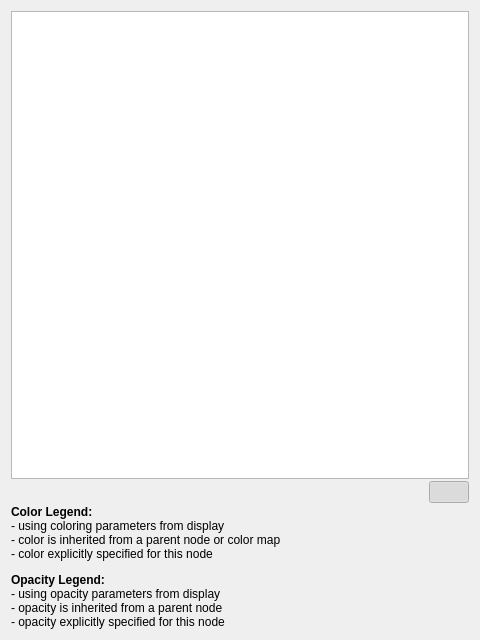
<?xml version="1.0" encoding="UTF-8"?>
<ui version="4.0">
 <class>MultiBlockInspectorWidget</class>
 <widget class="QWidget" name="MultiBlockInspectorWidget">
  <property name="geometry">
   <rect>
    <x>0</x>
    <y>0</y>
    <width>480</width>
    <height>640</height>
   </rect>
  </property>
  <property name="windowTitle">
   <string>Multi-block Inspector</string>
  </property>
  <layout class="QVBoxLayout" name="verticalLayout">
   <property name="spacing">
    <number>2</number>
   </property>
   <item>
    <widget class="pqTreeView" name="treeView">
     <property name="contextMenuPolicy">
      <enum>Qt::CustomContextMenu</enum>
     </property>
     <property name="selectionMode">
      <enum>QAbstractItemView::ExtendedSelection</enum>
     </property>
     <property name="uniformRowHeights">
      <bool>true</bool>
     </property>
     <property name="headerHidden">
      <bool>true</bool>
     </property>
     <property name="expandsOnDoubleClick">
      <bool>false</bool>
     </property>
    </widget>
   </item>
   <item>
    <layout class="QHBoxLayout" name="horizontalLayout">
     <item>
      <spacer name="horizontalSpacer">
       <property name="orientation">
        <enum>Qt::Horizontal</enum>
       </property>
       <property name="sizeHint" stdset="0">
        <size>
         <width>40</width>
         <height>20</height>
        </size>
       </property>
      </spacer>
     </item>
     <item>
      <widget class="QPushButton" name="showHints">
       <property name="toolTip">
        <string>Show/Hide legend</string>
       </property>
       <property name="text">
        <string/>
       </property>
       <property name="icon">
        <iconset resource="../pqComponents.qrc">
         <normaloff>:/pqWidgets/Icons/pqHelp32.png</normaloff>:/pqWidgets/Icons/pqHelp32.png</iconset>
       </property>
       <property name="checkable">
        <bool>true</bool>
       </property>
       <property name="checked">
        <bool>true</bool>
       </property>
      </widget>
     </item>
    </layout>
   </item>
   <item>
    <widget class="QLabel" name="label">
     <property name="text">
      <string>&lt;html&gt;&lt;head/&gt;&lt;body&gt;&lt;p&gt;&lt;span style=&quot; font-weight:600;&quot;&gt;Color Legend:&lt;/span&gt;&lt;br/&gt;&lt;img src=&quot;:/pqWidgets/Icons/no_color.png&quot;/&gt; - using coloring parameters from display&lt;br/&gt;&lt;img src=&quot;:/pqWidgets/Icons/inherited_color.png&quot;/&gt; - color is inherited from a parent node or color map&lt;br/&gt;&lt;img src=&quot;:/pqWidgets/Icons/explicit_color.png&quot;/&gt; - color explicitly specified for this node&lt;/p&gt;&lt;p&gt;&lt;span style=&quot; font-weight:600;&quot;&gt;Opacity Legend:&lt;/span&gt;&lt;br/&gt;&lt;img src=&quot;:/pqWidgets/Icons/no_opacity.png&quot;/&gt; - using opacity parameters from display&lt;br/&gt;&lt;img src=&quot;:/pqWidgets/Icons/inherited_opacity.png&quot;/&gt; - opacity is inherited from a parent node&lt;br/&gt;&lt;img src=&quot;:/pqWidgets/Icons/explicit_opacity.png&quot;/&gt; - opacity explicitly specified for this node&lt;/p&gt;&lt;/body&gt;&lt;/html&gt;</string>
     </property>
     <property name="textFormat">
      <enum>Qt::RichText</enum>
     </property>
     <property name="wordWrap">
      <bool>true</bool>
     </property>
    </widget>
   </item>
  </layout>
 </widget>
 <customwidgets>
  <customwidget>
   <class>pqTreeView</class>
   <extends>QTreeView</extends>
   <header>pqTreeView.h</header>
  </customwidget>
 </customwidgets>
 <resources>
  <include location="../pqComponents.qrc"/>
 </resources>
 <connections>
  <connection>
   <sender>showHints</sender>
   <signal>toggled(bool)</signal>
   <receiver>label</receiver>
   <slot>setVisible(bool)</slot>
   <hints>
    <hint type="sourcelabel">
     <x>440</x>
     <y>431</y>
    </hint>
    <hint type="destinationlabel">
     <x>239</x>
     <y>541</y>
    </hint>
   </hints>
  </connection>
 </connections>
</ui>
